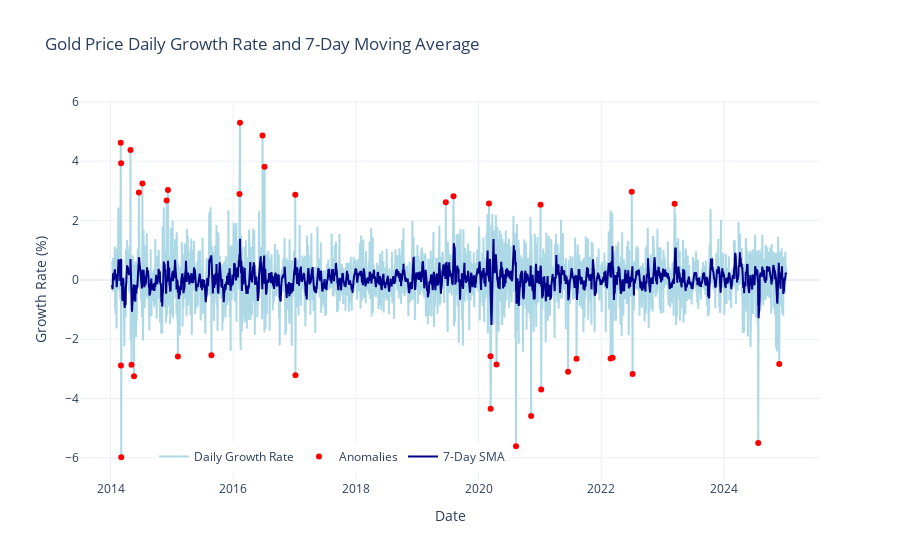

The cell this chart's notebook holds for it:
### Markdown cell above
Vemos que no hay diferencia en los outliers de la tasa de cambio y los outliers del dataset original.

### Code cell
gold_dataset['Growth_Rate_SMA7'] = gold_dataset['Growth_Rate'].rolling(window=7).mean()

# Drop NaNs after rolling calculation
gold_growth = gold_dataset.dropna(subset=['Growth_Rate', 'Growth_Rate_SMA7'])

# Create interactive Plotly line chart
fig = go.Figure()

fig.add_trace(go.Scatter(
    x=gold_growth.index,
    y=gold_growth['Growth_Rate'],
    mode='lines',
    name='Daily Growth Rate',
    line=dict(color='lightblue'),
    hovertemplate='%{y:.2f}%<br>%{x|%Y-%m-%d}<extra></extra>'
))

fig.add_trace(go.Scatter(
    x=anomalies_calc.index,
    y=anomalies_calc['Growth_Rate'],
    mode='markers',
    name='Anomalies',
    marker=dict(color='red', size=6),
    hovertemplate='Date: %{x}<br>Change: %{y:.2f}%'
))

fig.add_trace(go.Scatter(
    x=gold_growth.index,
    y=gold_growth['Growth_Rate_SMA7'],
    mode='lines',
    name='7-Day SMA',
    line=dict(color='darkblue', width=2),
    hovertemplate='7-Day SMA: %{y:.2f}%<br>%{x|%Y-%m-%d}<extra></extra>'
))

fig.update_layout(
    title='Gold Price Daily Growth Rate and 7-Day Moving Average',
    xaxis_title='Date',
    yaxis_title='Growth Rate (%)',
    template='plotly_white',
    hovermode='x unified',
    legend=dict(x=0.1, y=0.1),
    legend_orientation='h'

)

fig.show()

### Figure 1 — Plotly figure (JSON) as saved in the notebook; plotly's stock layout.template omitted (floating-point values rounded to 4 significant figures; data arrays with more than 128 entries replaced by an {"elided": "..."} marker saying what was removed)
{"data": [{"hovertemplate": "%{y:.2f}%<br>%{x|%Y-%m-%d}<extra></extra>", "line": {"color": "lightblue"}, "mode": "lines", "name": "Daily Growth Rate", "type": "scatter", "x": {"elided": "2867 str values"}, "y": {"elided": "2867 float values"}}, {"hovertemplate": "Date: %{x}<br>Change: %{y:.2f}%", "marker": {"color": "red", "size": 6}, "mode": "markers", "name": "Anomalies", "type": "scatter", "x": ["2014-03-03T00:00:00.000000000", "2014-03-04T00:00:00.000000000", "2014-03-05T00:00:00.000000000", "2014-03-06T00:00:00.000000000", "2014-04-30T00:00:00.000000000", "2014-05-06T00:00:00.000000000", "2014-05-21T00:00:00.000000000", "2014-06-19T00:00:00.000000000", "2014-07-10T00:00:00.000000000", "2014-12-01T00:00:00.000000000", "2014-12-09T00:00:00.000000000", "2015-02-06T00:00:00.000000000", "2015-08-25T00:00:00.000000000", "2016-02-08T00:00:00.000000000", "2016-02-11T00:00:00.000000000", "2016-06-24T00:00:00.000000000", "2016-07-06T00:00:00.000000000", "2017-01-05T00:00:00.000000000", "2017-01-06T00:00:00.000000000", "2019-06-20T00:00:00.000000000", "2019-08-05T00:00:00.000000000", "2020-03-03T00:00:00.000000000", "2020-03-12T00:00:00.000000000", "2020-03-13T00:00:00.000000000", "2020-04-17T00:00:00.000000000", "2020-08-11T00:00:00.000000000", "2020-11-09T00:00:00.000000000", "2021-01-04T00:00:00.000000000", "2021-01-08T00:00:00.000000000", "2021-06-17T00:00:00.000000000", "2021-08-06T00:00:00.000000000", "2022-02-25T00:00:00.000000000", "2022-03-09T00:00:00.000000000", "2022-07-01T00:00:00.000000000", "2022-07-06T00:00:00.000000000", "2023-03-13T00:00:00.000000000", "2024-07-23T00:00:00.000000000", "2024-11-25T00:00:00.000000000"], "y": [4.624, -2.886, 3.935, -5.981, 4.38, -2.866, -3.248, 2.948, 3.247, 2.68, 3.032, -2.583, -2.545, 2.897, 5.299, 4.868, 3.818, 2.868, -3.219, 2.615, 2.817, 2.578, -2.579, -4.345, -2.855, -5.609, -4.589, 2.532, -3.699, -3.102, -2.662, -2.654, -2.626, 2.973, -3.173, 2.563, -5.498, -2.839]}, {"hovertemplate": "7-Day SMA: %{y:.2f}%<br>%{x|%Y-%m-%d}<extra></extra>", "line": {"color": "darkblue", "width": 2}, "mode": "lines", "name": "7-Day SMA", "type": "scatter", "x": {"elided": "2867 str values"}, "y": {"elided": "2867 float values"}}], "layout": {"hovermode": "x unified", "legend": {"orientation": "h", "x": 0.1, "y": 0.1}, "title": {"text": "Gold Price Daily Growth Rate and 7-Day Moving Average"}, "xaxis": {"title": {"text": "Date"}}, "yaxis": {"title": {"text": "Growth Rate (%)"}}}}
